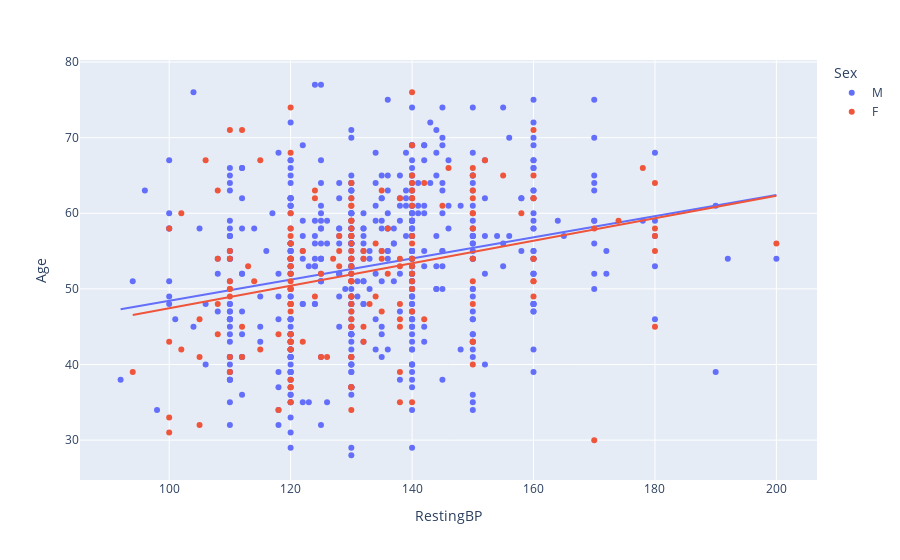

Notebook code cell kept with this figure:
### Code cell
# BP = Blood Pressure
RestingBP = px.scatter(df, x='RestingBP', y='Age', color = 'Sex', trendline='ols')
RestingBP.show()

### Figure 1 — Plotly figure (JSON) as saved in the notebook; plotly's stock layout.template omitted (floating-point values rounded to 4 significant figures; data arrays with more than 128 entries replaced by an {"elided": "..."} marker saying what was removed)
{"data": [{"hovertemplate": "Sex=M<br>RestingBP=%{x}<br>Age=%{y}<extra></extra>", "legendgroup": "M", "marker": {"color": "#636efa", "symbol": "circle"}, "mode": "markers", "name": "M", "orientation": "v", "showlegend": true, "type": "scatter", "x": {"elided": "564 int values"}, "xaxis": "x", "y": {"elided": "564 int values"}, "yaxis": "y"}, {"hovertemplate": "<b>OLS trendline</b><br>Age = 0.13986 * RestingBP + 34.4512<br>R<sup>2</sup>=0.060755<br><br>Sex=M<br>RestingBP=%{x}<br>Age=%{y} <b>(trend)</b><extra></extra>", "legendgroup": "M", "marker": {"color": "#636efa", "symbol": "circle"}, "mode": "lines", "name": "M", "showlegend": false, "type": "scatter", "x": {"elided": "564 int values"}, "xaxis": "x", "y": {"elided": "564 float values"}, "yaxis": "y"}, {"hovertemplate": "Sex=F<br>RestingBP=%{x}<br>Age=%{y}<extra></extra>", "legendgroup": "F", "marker": {"color": "#EF553B", "symbol": "circle"}, "mode": "markers", "name": "F", "orientation": "v", "showlegend": true, "type": "scatter", "x": {"elided": "182 int values"}, "xaxis": "x", "y": {"elided": "182 int values"}, "yaxis": "y"}, {"hovertemplate": "<b>OLS trendline</b><br>Age = 0.148622 * RestingBP + 32.5829<br>R<sup>2</sup>=0.087521<br><br>Sex=F<br>RestingBP=%{x}<br>Age=%{y} <b>(trend)</b><extra></extra>", "legendgroup": "F", "marker": {"color": "#EF553B", "symbol": "circle"}, "mode": "lines", "name": "F", "showlegend": false, "type": "scatter", "x": {"elided": "182 int values"}, "xaxis": "x", "y": {"elided": "182 float values"}, "yaxis": "y"}], "layout": {"legend": {"title": {"text": "Sex"}, "tracegroupgap": 0}, "margin": {"t": 60}, "xaxis": {"anchor": "y", "domain": [0, 1], "title": {"text": "RestingBP"}}, "yaxis": {"anchor": "x", "domain": [0, 1], "title": {"text": "Age"}}}}
